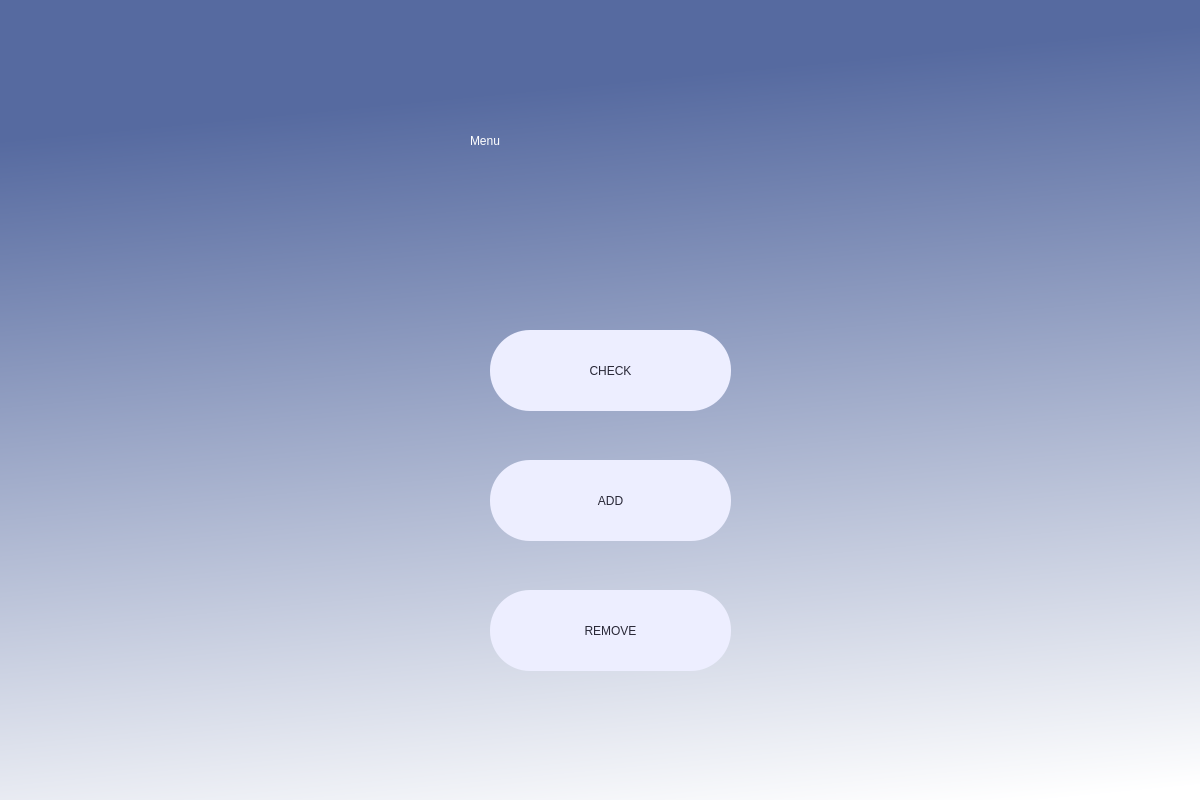
<?xml version="1.0" encoding="UTF-8"?>
<ui version="4.0">
 <class>Dialog</class>
 <widget class="QDialog" name="Dialog">
  <property name="geometry">
   <rect>
    <x>0</x>
    <y>0</y>
    <width>1200</width>
    <height>800</height>
   </rect>
  </property>
  <property name="windowTitle">
   <string>Dialog</string>
  </property>
  <property name="styleSheet">
   <string notr="true"/>
  </property>
  <widget class="QWidget" name="widget" native="true">
   <property name="geometry">
    <rect>
     <x>0</x>
     <y>0</y>
     <width>1200</width>
     <height>800</height>
    </rect>
   </property>
   <property name="styleSheet">
    <string notr="true">QWidget#widget{background-color: qlineargradient(spread:pad, x1:0.742, y1:0.0679545, x2:0.877, y2:1, stop:0 rgba(86, 106, 160, 255), stop:1 rgba(255, 255, 255, 255));}</string>
   </property>
   <widget class="QPushButton" name="check">
    <property name="geometry">
     <rect>
      <x>490</x>
      <y>330</y>
      <width>241</width>
      <height>81</height>
     </rect>
    </property>
    <property name="styleSheet">
     <string notr="true">background-color: rgb(237, 238, 255);
border-radius: 40px;
font: 15pt &quot;Times New Roman&quot;;color:rgb(40, 39, 54)</string>
    </property>
    <property name="text">
     <string>CHECK</string>
    </property>
   </widget>
   <widget class="QLabel" name="label">
    <property name="geometry">
     <rect>
      <x>470</x>
      <y>50</y>
      <width>451</width>
      <height>181</height>
     </rect>
    </property>
    <property name="styleSheet">
     <string notr="true">font: 60pt &quot;Times New Roman&quot;;color:rgb(255, 255, 255);</string>
    </property>
    <property name="text">
     <string>Menu</string>
    </property>
   </widget>
   <widget class="QPushButton" name="add">
    <property name="geometry">
     <rect>
      <x>490</x>
      <y>460</y>
      <width>241</width>
      <height>81</height>
     </rect>
    </property>
    <property name="styleSheet">
     <string notr="true">background-color: rgb(237, 238, 255);
border-radius: 40px;
font: 15pt &quot;Times New Roman&quot;;color:rgb(40, 39, 54)</string>
    </property>
    <property name="text">
     <string>ADD</string>
    </property>
   </widget>
   <widget class="QPushButton" name="remove">
    <property name="geometry">
     <rect>
      <x>490</x>
      <y>590</y>
      <width>241</width>
      <height>81</height>
     </rect>
    </property>
    <property name="styleSheet">
     <string notr="true">background-color: rgb(237, 238, 255);
border-radius: 40px;
font: 15pt &quot;Times New Roman&quot;;color:rgb(40, 39, 54)</string>
    </property>
    <property name="text">
     <string>REMOVE</string>
    </property>
   </widget>
  </widget>
 </widget>
 <resources/>
 <connections/>
</ui>
